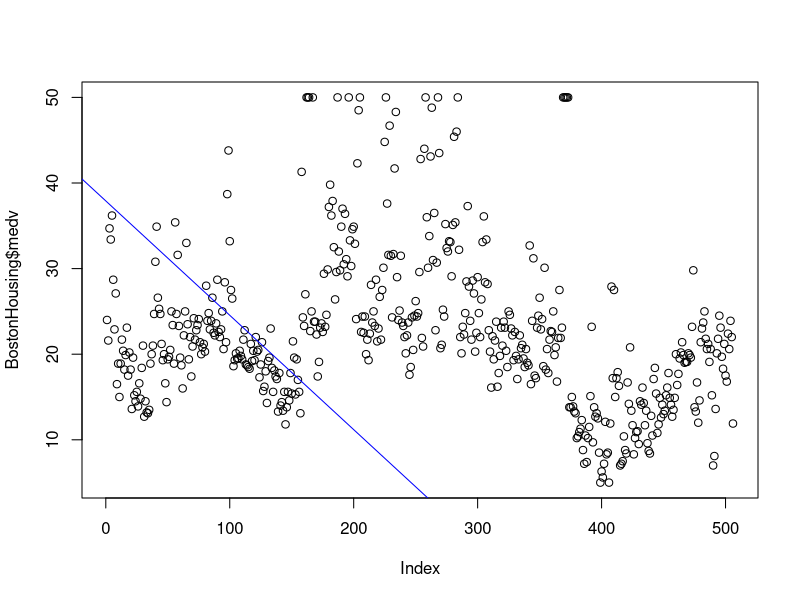

This chart was generated by the following R code:
#<<<---------- Bemerkung Korrektur --------------->>>
# -------------
# Ergebnis:
# -------------
# Aufgabe 1: /3
# Aufgabe 2: /4
# Aufgabe 3: /5
# Aufgabe 4: /6
# Aufgabe 5: /6
# Aufgabe 6: /6
# -------------
# Summe: /30
#--------------
#<<<---------------------------------------------->>>

#
# Template für die Bearbeitung der Übungsaufgaben 7
#        -- Analyse des BostonHousing-Datensatz -- 
#

#-----------------
# Bitte ausfüllen:
#-----------------
# Gruppe: Anakin
# Namen und Matrikelnummern:
# Jonas Lang, 7904543
# Simon Baader, 9879031
# Nina Heyer, 8804482
# Jessica Fander, 2525677


#-------------------------
# notwendinge Bibliotheken
#-------------------------

library(mlbench) #Datensatz
library(glmnet)  #Ridge/Lasso-Regression

data("BostonHousing")

#------------------------------------
# Aufgabe 1: Trainings- und Testdaten
#------------------------------------

seed <- 15
# Damit alle Seed-Funktionen den gleichen Seed haben. Für alle Zahlen hier wurde der seed=15 verwendet
set.seed(seed) # Für bessere Nachvollziehbarkeit wird ein Seed gesetzt.
laenge <- length(BostonHousing$crim) # Anzahl der Datensätze
aufteilung <- sample(laenge,0.8*laenge) # Aufteilung für Test und Trainingsdaten
BostonHousing.trainingsdaten <- BostonHousing[aufteilung,] # Trainingsdaten
BostonHousing.testdaten<- BostonHousing[-aufteilung,] # Testdaten

#------------------------------------
# Aufgabe 2: Lineare Regression
#------------------------------------

# Lineares Modell 
lm.fit.all <- lm(
  formula = medv ~ .,
  data = BostonHousing.trainingsdaten
)
# Funktion für MQA für Trainingsdaten
mqaTraining <- function(modell){
  return( 
    mean(
      (BostonHousing.trainingsdaten$medv - predict(modell,BostonHousing.trainingsdaten ))^2)
    )
}

# Funktion für MQA für Testdaten
mqaTest <- function(modell){
  return( 
    mean(
      (BostonHousing.testdaten$medv - predict(modell,BostonHousing.testdaten ))^2)
  )
}

# Summary für bessere Übersicht
summary(lm.fit.all)

#Trainingsfehler
training.mqa.lm <- mqaTraining(lm.fit.all)
training.mqa.lm
# [1] 22.34304

#Testfehler
test.mqa.lm <- mqaTest(lm.fit.all)
test.mqa.lm 
# [1] 20.73189

#------------------------------------
# Aufgabe 3: Bias-Variance
#------------------------------------

summary(lm.fit.all)
# Relevante Ergebnisse der Summary:
# Residual standard error: 4.811 on 390 degrees of freedom
# Multiple R-squared:  0.7282,	Adjusted R-squared:  0.7191 
# F-statistic: 80.36 on 13 and 390 DF,  p-value: < 2.2e-16

# R-Squared zeigt an, wie viel der beobachteten Varianz durch das Regressionsmodell erklärt wird 
# Ein wert von 0.74 bedeuete, dass 74% der Varianz durch das Regeressionsmodell erklärt werden kann 
# Dies bedeuet, dass das Modell 26% der Varianz im Datensatz nicht erklären kann. Dies ist also kein extrem schlechter Wert, aber auch kein guter Wert
# Dies geschieht größtenteils durch die Angepasstheit des Modells an die Daten. Im Fall des OVerfitting (Variance muss reduziert werden, weil sich das Modell zu sehr an das zufällige Rauschen anpasst), passt sich das Modell zu sehr an
# Wenn es Probleme mit dem Bias gibt (Underfitting), passt sich das Modell nicht genug an die Daten an 

# Over-/Underfitting 
plot(BostonHousing$medv)
abline(reg= lm.fit.all, col ="blue")

# Im Plot erkennt man eindeutig, dass eine lineares Modell nicht flexibel genug ist, um die Daten zu erklären.
# Deshalb liegt hier ein Fall von Underfitting vor. 
# Das ist hier der Fall, da der Zusammenhang, wie man auf dem Plot sehen kann, nicht linear ist, aber mit einem linearen Modell
# erklärt werden soll. Das Problem liegt hierbei somit nicht in einer großen Varianz, da sich das Modell auf Grund der geringen Flexibilität nicht gut an die Trainigsdaten anpassen kann 
# Im Fall von einem Variance Problem (Overfitting), würde man außerdem erwarten, dass der Testfehler signifikant größer als der Trainingsfehler ist. 

#------------------------------------
# Aufgabe 4: Ridge Regression
#------------------------------------

library(glmnet)
set.seed(seed)
# Liste von Lambda-Werten, die das Modell ausprobieren soll (aus Aufgabenstellung)
lambda <- 10^seq( from = 5, to = -3, length = 100)

#Trainingsdatenmatrizen für die unabhängigen (x) und abhängigen Variablen (y) erstellen
BostonHousing.trainingsdaten.x <- data.matrix(subset(BostonHousing.trainingsdaten, select = -c(medv) ))
BostonHousing.trainingsdaten.y <- BostonHousing.trainingsdaten[, "medv"]

# Passende Daten für den Test zur Bestimmung des Testfehlers
BostonHousing.testdaten.x <- data.matrix(subset(BostonHousing.testdaten, select = -c(medv) ))
BostonHousing.testdaten.y <- BostonHousing.testdaten[, "medv"]

# Ridge Regressionsmodell
ridge.fit.cv <- cv.glmnet(x= BostonHousing.trainingsdaten.x,y= BostonHousing.trainingsdaten$medv,alpha = 0, lambda =lambda)

# Optimales Lambda finden
bestes_lambda.ridge <- ridge.fit.cv$lambda.min

# Modell mit optimalem Lambda
ridge.fit <- glmnet(x= BostonHousing.trainingsdaten.x,y= BostonHousing.trainingsdaten$medv,alpha = 0, lambda =bestes_lambda.ridge)

# Testfehler
test.mqa.ridge<- mean(
  (BostonHousing.testdaten.y - predict(ridge.fit, BostonHousing.testdaten.x))^2
)
test.mqa.ridge

#------------------------------------
# Aufgabe 5: Lasso Regression
#------------------------------------

# Lasso Regressionsmodell
lasso.fit.cv <- cv.glmnet(x= BostonHousing.trainingsdaten.x,y= BostonHousing.trainingsdaten$medv,alpha = 1, lambda =lambda)

# Optimales Lambda finden
bestes_lambda.lasso <- lasso.fit.cv$lambda.min

# Modell mit optimalem Lambda
lasso.fit <- glmnet(x= BostonHousing.trainingsdaten.x,y= BostonHousing.trainingsdaten$medv,alpha = 1, lambda =bestes_lambda.lasso)

# Testfehler
test.mqa.lasso<- mean(
  (BostonHousing.testdaten.y - predict(lasso.fit, BostonHousing.testdaten.x))^2
)
test.mqa.lasso

# Feature Selection
coef(lasso.fit)

# Ergebnis:
# 14 x 1 sparse Matrix of class "dgCMatrix"
# s0
# (Intercept)  34.644681413
# crim         -0.130062865
# zn            0.044980411
# indus         0.024424487
# chas          2.361136092
# nox         -17.032723292
# rm            3.699164991
# age           0.010078506
# dis          -1.380068472
# rad           0.329302198
# tax          -0.012334912
# ptratio      -0.984386569
# b             0.008114339
# lstat        -0.547459892

# Keine Variable wird auf Null geschätzt
# Im lasso wird dies jedoch bei anderen Seed (z.B. seed=18, bei dem indus und age auf null geschätzt werden)  ein Punkt angezeigt, welcher für eine null-Schätzung  steht.
# Im Ridge werden die Werte zwarr sehr klein, aber nie null

#------------------------------------
# Aufgabe 6: Vergleich der Ergebnisse
#------------------------------------

test.mqa.lm
test.mqa.lasso
test.mqa.ridge

#Berechnugn der Varianz 
testfehler <- c(test.mqa.lasso, test.mqa.lm, test.mqa.ridge)
var(testfehler)
# Wert = [1] 0.014206383
# Die Varianz ist ein Weg, um zu messen, wie verteilt die Datenwerte um den Mittelwert liegen.
# Der sehr geringe Wert der Varianz zeigt, dass die Regularisierung zu keinem großem Unterschied im Testfehler geführt hat,
# der Testfehler aber bei den regularisierten Modellen bei diesem seed leicht kleiner war (in anderen seeds varriert dies jedoch)
# Dies lässt sich dadurch begründen, dass die Regularisierung Overfitting (anhand des Strafterms Lambda) bestrafen soll.
# Damit reduziert die Regularisierung die Varianz, aber nicht den Bias.
# Durch das lineare Modell liegt hier allerdings Underfitting vor, auf Grund der hohen Bias der linearen Regression, da das Modell nicht die nötige Flexibilität hat, um sich an den Datensatz anzupassen
# (siehe Aufgabe 3), weshalb Regularisierungsmethoden zur Vermeidung der Überanpassung
# an dieser Stelle keinen Sinn ergeben und auch den Testfehler somit nicht reduzieren können. 
